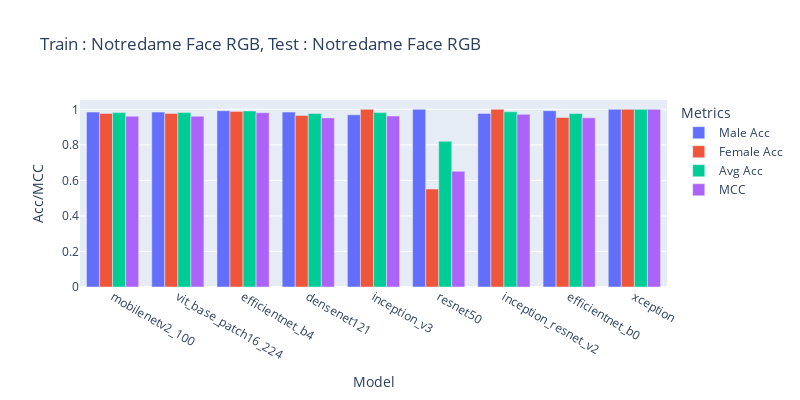

Notebook code cell kept with this figure:
### Code cell
df = pd.read_csv('/home/sreeraj/lab/nsf/final_eval/results/across_model_notredame_face_rgb_gender.csv',)
fig = px.bar(df, x='Model', y=['Male Acc', 'Female Acc', 'Avg Acc', 'MCC'], title='Train : Notredame Face RGB, Test : Notredame Face RGB', barmode='group', labels={'value': 'Acc/MCC', 'variable': 'Metrics'},width=800, height=400)
fig.show()

### Figure 1 — Plotly figure (JSON) as saved in the notebook; plotly's stock layout.template omitted (floating-point values rounded to 4 significant figures)
{"data": [{"alignmentgroup": "True", "hovertemplate": "Metrics=Male Acc<br>Model=%{x}<br>Acc/MCC=%{y}<extra></extra>", "legendgroup": "Male Acc", "marker": {"color": "#636efa", "pattern": {"shape": ""}}, "name": "Male Acc", "offsetgroup": "Male Acc", "orientation": "v", "showlegend": true, "textposition": "auto", "type": "bar", "x": ["mobilenetv2_100", "vit_base_patch16_224", "efficientnet_b4", "densenet121", "inception_v3", "resnet50", "inception_resnet_v2", "efficientnet_b0", "xception"], "xaxis": "x", "y": [0.9846, 0.9846, 0.9923, 0.9846, 0.9692, 1, 0.9769, 0.9923, 1], "yaxis": "y"}, {"alignmentgroup": "True", "hovertemplate": "Metrics=Female Acc<br>Model=%{x}<br>Acc/MCC=%{y}<extra></extra>", "legendgroup": "Female Acc", "marker": {"color": "#EF553B", "pattern": {"shape": ""}}, "name": "Female Acc", "offsetgroup": "Female Acc", "orientation": "v", "showlegend": true, "textposition": "auto", "type": "bar", "x": ["mobilenetv2_100", "vit_base_patch16_224", "efficientnet_b4", "densenet121", "inception_v3", "resnet50", "inception_resnet_v2", "efficientnet_b0", "xception"], "xaxis": "x", "y": [0.977, 0.977, 0.9885, 0.9655, 1, 0.5517, 1, 0.954, 1], "yaxis": "y"}, {"alignmentgroup": "True", "hovertemplate": "Metrics=Avg Acc<br>Model=%{x}<br>Acc/MCC=%{y}<extra></extra>", "legendgroup": "Avg Acc", "marker": {"color": "#00cc96", "pattern": {"shape": ""}}, "name": "Avg Acc", "offsetgroup": "Avg Acc", "orientation": "v", "showlegend": true, "textposition": "auto", "type": "bar", "x": ["mobilenetv2_100", "vit_base_patch16_224", "efficientnet_b4", "densenet121", "inception_v3", "resnet50", "inception_resnet_v2", "efficientnet_b0", "xception"], "xaxis": "x", "y": [0.9816, 0.9816, 0.9908, 0.977, 0.9816, 0.8203, 0.9862, 0.977, 1], "yaxis": "y"}, {"alignmentgroup": "True", "hovertemplate": "Metrics=MCC<br>Model=%{x}<br>Acc/MCC=%{y}<extra></extra>", "legendgroup": "MCC", "marker": {"color": "#ab63fa", "pattern": {"shape": ""}}, "name": "MCC", "offsetgroup": "MCC", "orientation": "v", "showlegend": true, "textposition": "auto", "type": "bar", "x": ["mobilenetv2_100", "vit_base_patch16_224", "efficientnet_b4", "densenet121", "inception_v3", "resnet50", "inception_resnet_v2", "efficientnet_b0", "xception"], "xaxis": "x", "y": [0.9616, 0.9616, 0.9808, 0.952, 0.9626, 0.6515, 0.9718, 0.9522, 1], "yaxis": "y"}], "layout": {"barmode": "group", "height": 400, "legend": {"title": {"text": "Metrics"}, "tracegroupgap": 0}, "title": {"text": "Train : Notredame Face RGB, Test : Notredame Face RGB"}, "width": 800, "xaxis": {"anchor": "y", "domain": [0, 1], "title": {"text": "Model"}}, "yaxis": {"anchor": "x", "domain": [0, 1], "title": {"text": "Acc/MCC"}}}}
